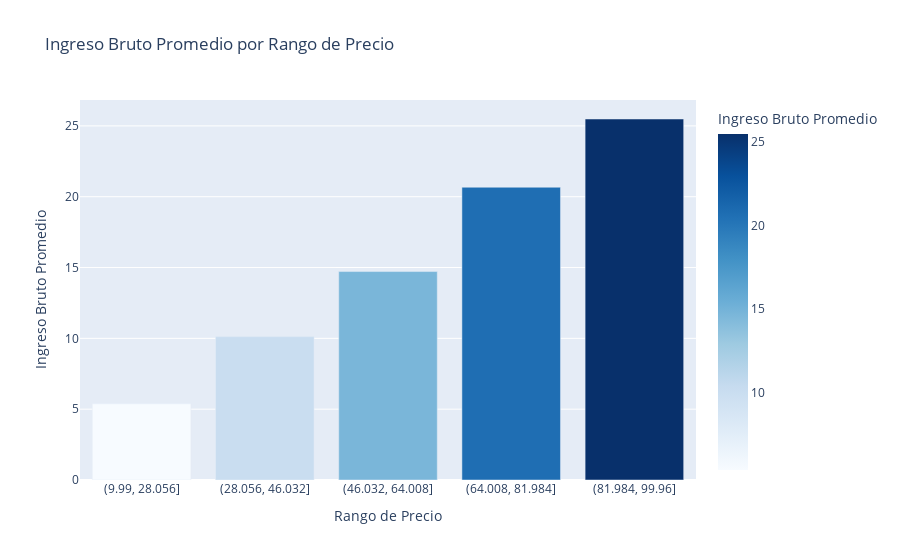

Write notebook code for a chart like this one.
### Code cell
import plotly.express as px

fig = px.bar(
    df_grouped, 
    x='price_range', 
    y='gross income', 
    title='Ingreso Bruto Promedio por Rango de Precio',
    labels={'price_range': 'Rango de Precio', 'gross income': 'Ingreso Bruto Promedio'},
    color='gross income', 
    color_continuous_scale='Blues'
)

fig.show()

### Figure 1 — Plotly figure (JSON) as saved in the notebook; plotly's stock layout.template omitted (floating-point values rounded to 4 significant figures)
{"data": [{"alignmentgroup": "True", "hovertemplate": "Rango de Precio=%{x}<br>Ingreso Bruto Promedio=%{marker.color}<extra></extra>", "legendgroup": "", "marker": {"color": [5.382, 10.12, 14.72, 20.67, 25.49], "coloraxis": "coloraxis", "pattern": {"shape": ""}}, "name": "", "offsetgroup": "", "orientation": "v", "showlegend": false, "textposition": "auto", "type": "bar", "x": ["(9.99, 28.056]", "(28.056, 46.032]", "(46.032, 64.008]", "(64.008, 81.984]", "(81.984, 99.96]"], "xaxis": "x", "y": [5.382, 10.12, 14.72, 20.67, 25.49], "yaxis": "y"}], "layout": {"barmode": "relative", "coloraxis": {"colorbar": {"title": {"text": "Ingreso Bruto Promedio"}}, "colorscale": [[0, "rgb(247,251,255)"], [0.125, "rgb(222,235,247)"], [0.25, "rgb(198,219,239)"], [0.375, "rgb(158,202,225)"], [0.5, "rgb(107,174,214)"], [0.625, "rgb(66,146,198)"], [0.75, "rgb(33,113,181)"], [0.875, "rgb(8,81,156)"], [1, "rgb(8,48,107)"]]}, "legend": {"tracegroupgap": 0}, "title": {"text": "Ingreso Bruto Promedio por Rango de Precio"}, "xaxis": {"anchor": "y", "domain": [0, 1], "title": {"text": "Rango de Precio"}}, "yaxis": {"anchor": "x", "domain": [0, 1], "title": {"text": "Ingreso Bruto Promedio"}}}}
